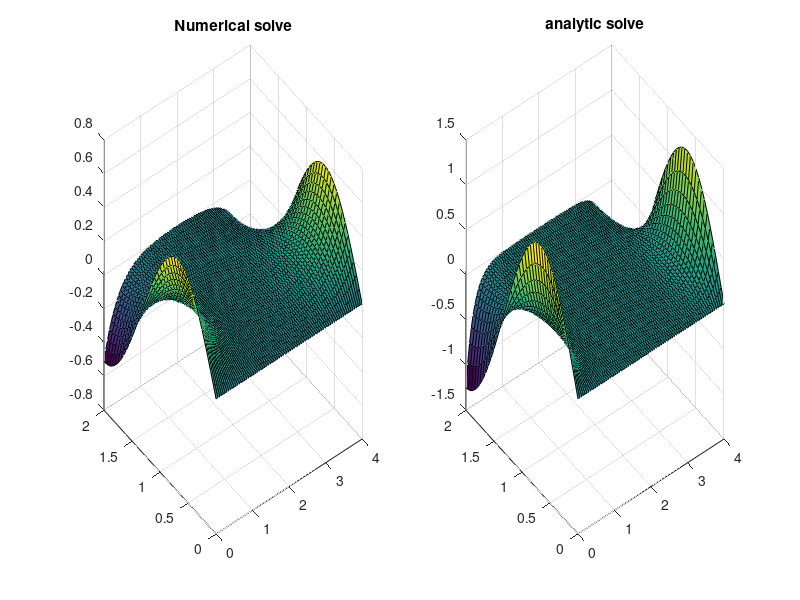

This figure's MATLAB source:
clc
clear all

% area, where we will solve the task
% 0 < x < a
% 0 < y < b

a = 4;
b = 2;

% function for border
g = @(y) -5 / (2*b)*sin(3*pi*y /(2*b));
f = @(y) sin((5*pi*y)/(2*b));

% step for all direction (x, y)
h = 0.05;   % for x
tau = 0.05; % for y

n = a / h + 1; %  count nodes in alone row (x)
m = b / tau + 1; %  count nodes in alone coloumn (y)

% create the grid
grid_x = 0 : h : a;
grid_y = 0 : tau : b;

%__________________________ border value _______________________________

L = zeros(m*n, m*n);
free_vector = zeros(m*n, 1);
    
% borders for x
for j = 1 : m
    L(1 + (j - 1)*n, 1 + (j - 1)*n) = -1/h;
    L(1 + (j - 1)*n, 2 + (j - 1)*n) = 1/h;
    free_vector(1 + (j - 1)*n) = g(grid_y(j));
        
    L(n + (j - 1)*n, n - 1 + (j - 1)*n) = -1/h;  
    L(n + (j - 1)*n, n + (j - 1)*n) = 1/h;
    free_vector(n + (j - 1)*n) = -g(grid_y(j));
end
    
% borders for y
for i = 2 : n - 1
    L(i, i) = -1;           % L(i, i+(1-1)*n ) = L(i,i) 
    
    L(i + (m - 1)*n, i + (m - 1)*n) = -1;
    L(i + (m - 1)*n, i + (m - 2)*n) = 1;
end

% difference layout
for i = 2 : n - 1
    for j = 2 : m - 1    
        L(i + (j - 1)*n, i - 1 + (j - 1)*n) = 1/h^2;
        L(i + (j - 1)*n, i + 1 + (j - 1)*n) = 1/h^2;
        L(i + (j - 1)*n, i + (j - 2)*n) = 1/tau^2;
        L(i + (j - 1)*n, i + j*n) = 1/tau^2;
        L(i + (j - 1)*n, i + (j - 1)*n) = -2*(1/h^2+1/tau^2);
    end
end

vec_u = inv(L) * free_vector;
  
% rewrite value in U matrix, U(x,y) - solving
for i = 1:n
    for j = 1:m
        U(j, i) = vec_u(i + (j - 1) * n);
    end
end

% Paint the graph
subplot(1,2,1)
surf(grid_x, grid_y, U)
title('Numerical solve');

u_an = @(x,y) 5/(2*b) * ((exp(3*pi*a/b) - 1)^(-1) * exp(3*pi*x/b) + ...
    (1 + 1 / (exp(3*pi*a/b) - 1)) * exp(-3*pi*x/b)) * sin(3*pi*y/(2*b)) + ...
    1 / (exp(5*pi*a / b) - 1) *(exp(5*pi*x / (2*b)) + exp(-5*pi*x / (2*b))) *...
    sin(5*pi*y/ (2*b));
U_ = zeros(length(grid_x), length(grid_y));
for i = 1:length(grid_x)
    for j = 1:length(grid_y)
        U_(i, j) = u_an(grid_x(i), grid_y(j));
    end
end
subplot(1,2,2)
surf(grid_x, grid_y, U_')
title('analytic solve');
rotate3d on


